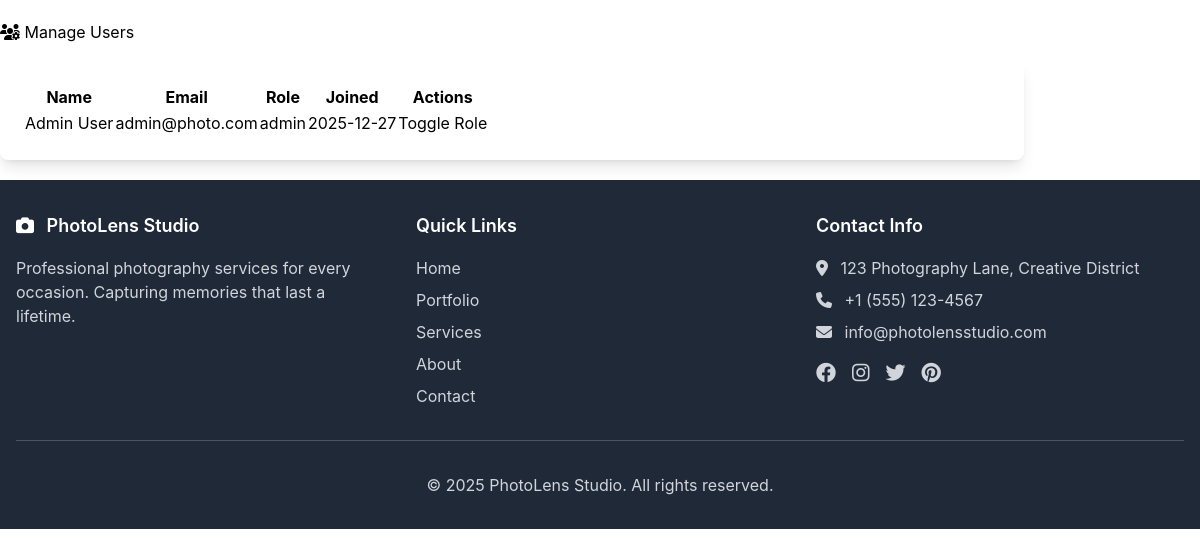
Before: /admin/users (signed in) with the older database file.
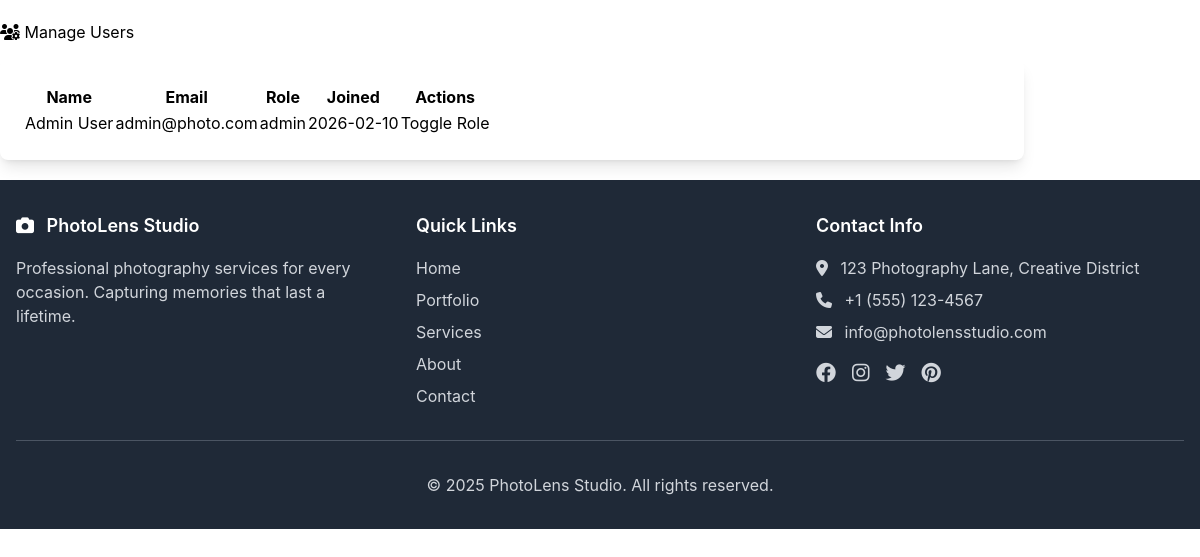
After: the same page with the newer database file.
### app.py (models this page shows, shortened)
class User(db.Model):
    id = db.Column(db.Integer, primary_key=True)
    name = db.Column(db.String(100), nullable=False)
    email = db.Column(db.String(120), unique=True, nullable=False)
    phone = db.Column(db.String(20))
    password_hash = db.Column(db.String(200), nullable=False)
    role = db.Column(db.String(20), default='user')  # 'user' or 'admin'
    created_at = db.Column(db.DateTime, default=datetime.utcnow)
    photos = db.relationship('Photo', backref='photographer', lazy=True, cascade='all, delete-orphan')
    bookings = db.relationship('Booking', backref='client', lazy=True, cascade='all, delete-orphan')

### app.py (the view)
@app.route('/admin/users')
@admin_required
def manage_users():
    users = User.query.order_by(User.created_at.desc()).all()
    return render_template('manage_users.html', users=users)

### app.py (called while the page is built)
def admin_required(f):
    @wraps(f)
    def decorated_function(*args, **kwargs):
        if 'user_id' not in session:
            flash('Please login to access this page.', 'danger')
            return redirect(url_for('login'))
        user = User.query.get(session['user_id'])
        if user.role != 'admin':
            flash('You do not have permission to access this page.', 'danger')
            return redirect(url_for('index'))
        return f(*args, **kwargs)
    return decorated_function

### templates/admin/manage_users.html (shortened to what this page needs)
{% extends "base.html" %}
{% block content %}
<div class="container my-5">
    <h1 class="mb-4"><i class="fas fa-users-cog"></i> Manage Users</h1>
    <div class="card">
        <div class="card-body">
            <div class="table-responsive">
                <table class="table table-hover">
                    <thead>
                        <tr>
                            <th>Name</th>
                            <th>Email</th>
                            <th>Role</th>
                            <th>Joined</th>
                            <th>Actions</th>
                        </tr>
                    </thead>
                    <tbody>
                        {% for user in users %}
                        <tr>
                            <td>{{ user.name }}</td>
                            <td>{{ user.email }}</td>
                            <td><span class="badge bg-{{ 'danger' if user.role=='admin' else 'primary' }}">{{ user.role
                                    }}</span></td>
                            <td>{{ user.created_at.strftime('%Y-%m-%d') }}</td>
                            <td>
                                <form method="POST" action="{{ url_for('toggle_user_role', user_id=user.id) }}"
                                    class="d-inline">
                                    <button type="submit" class="btn btn-sm btn-warning">Toggle Role</button>
                                </form>
                            </td>
                        </tr>
                        {% endfor %}
                    </tbody>
                </table>
            </div>
        </div>
    </div>
</div>
{% endblock %}

### templates/base.html (shortened to what this page needs)
<!DOCTYPE html>
<html lang="en">
<head>
    <link rel="stylesheet" href="{{ url_for('static', filename='css/output.css') }}">
    <link href="https://cdnjs.cloudflare.com/ajax/libs/font-awesome/6.4.0/css/all.min.css" rel="stylesheet">
</head>
<body>
    <main>
        {% block content %}{% endblock %}
    </main>
    <footer class="bg-gray-800 text-white py-8">
        <div class="max-w-7xl mx-auto px-4">
            <div class="grid grid-cols-1 md:grid-cols-3 gap-8">
                <div>
                    <h5 class="text-lg font-semibold mb-4"><i class="fas fa-camera mr-2"></i> PhotoLens Studio</h5>
                    <p class="text-gray-300">Professional photography services for every occasion. Capturing memories that
                        last a lifetime.</p>
                </div>
                <div>
                    <h5 class="text-lg font-semibold mb-4">Quick Links</h5>
                    <ul class="space-y-2">
                        <li><a href="{{ url_for('index') }}" class="text-gray-300 hover:text-white transition-colors">Home</a></li>
                        <li><a href="{{ url_for('portfolio') }}" class="text-gray-300 hover:text-white transition-colors">Portfolio</a></li>
                        <li><a href="{{ url_for('services') }}" class="text-gray-300 hover:text-white transition-colors">Services</a></li>
                        <li><a href="{{ url_for('about') }}" class="text-gray-300 hover:text-white transition-colors">About</a></li>
                        <li><a href="{{ url_for('contact') }}" class="text-gray-300 hover:text-white transition-colors">Contact</a></li>
                    </ul>
                </div>
                <div>
                    <h5 class="text-lg font-semibold mb-4">Contact Info</h5>
                    <p class="text-gray-300 mb-2">
                        <i class="fas fa-map-marker-alt mr-2"></i> 123 Photography Lane, Creative District
                    </p>
                    <p class="text-gray-300 mb-2">
                        <i class="fas fa-phone mr-2"></i> +1 (555) 123-4567
                    </p>
                    <p class="text-gray-300">
                        <i class="fas fa-envelope mr-2"></i> info@photolensstudio.com
                    </p>
                    <div class="flex space-x-4 mt-4">
                        <a href="#" class="text-gray-300 hover:text-white transition-colors"><i class="fab fa-facebook fa-lg"></i></a>
                        <a href="#" class="text-gray-300 hover:text-white transition-colors"><i class="fab fa-instagram fa-lg"></i></a>
                        <a href="#" class="text-gray-300 hover:text-white transition-colors"><i class="fab fa-twitter fa-lg"></i></a>
                        <a href="#" class="text-gray-300 hover:text-white transition-colors"><i class="fab fa-pinterest fa-lg"></i></a>
                    </div>
                </div>
            </div>
            <hr class="border-gray-600 my-8">
            <div class="text-center text-gray-300">
                <p>&copy; 2025 PhotoLens Studio. All rights reserved.</p>
            </div>
        </div>
    </footer>
</body>
</html>

Changed rows visible on the page:
changed User "Admin User": created_at "2025-12-27" → "2026-02-10"
